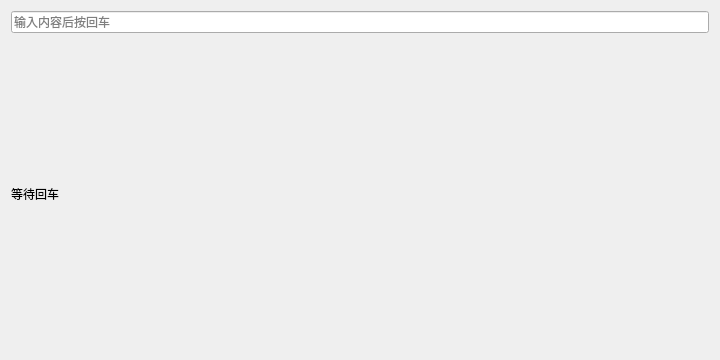
<?xml version="1.0" encoding="UTF-8"?>
<ui version="4.0">
 <class>Widget</class>
 <widget class="QWidget" name="Widget">
  <property name="geometry">
   <rect>
    <x>0</x>
    <y>0</y>
    <width>720</width>
    <height>360</height>
   </rect>
  </property>
  <property name="windowTitle">
   <string>事件过滤器</string>
  </property>
  <layout class="QVBoxLayout" name="verticalLayout">
   <item>
    <widget class="QLineEdit" name="lineEdit">
     <property name="placeholderText">
      <string>输入内容后按回车</string>
     </property>
    </widget>
   </item>
   <item>
    <widget class="QLabel" name="resultLabel">
     <property name="text">
      <string>等待回车</string>
     </property>
    </widget>
   </item>
  </layout>
 </widget>
 <resources />
 <connections />
</ui>
